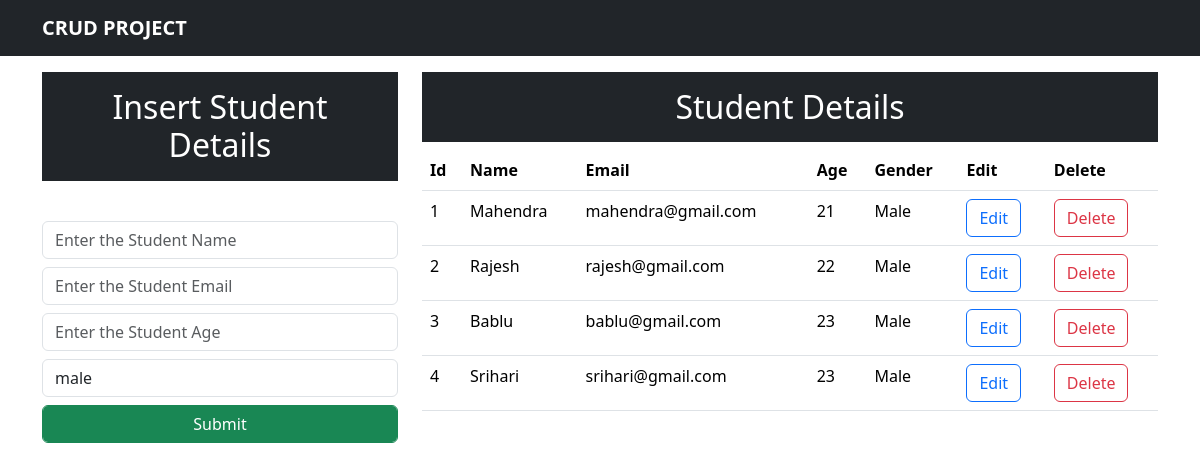
The page / on the database its author committed.
### apps/models.py (models this page shows, shortened)
class student(models.Model):
    name=models.CharField(max_length=50,blank=False)
    email=models.EmailField(max_length=50,blank=False)
    age=models.CharField(max_length=50,blank=False)
    gender=models.CharField(max_length=50,blank=False)

### apps/views.py (the view)
# urls.py: path('', views.index,name='index'),
def index(request):
    data=student.objects.all()
    context={'data':data}
    return render(request,'index.html',context)

### templates/index.html (shortened to what this page needs)
<!DOCTYPE html>
<html lang="en">
<head>
    <link href="https://cdn.jsdelivr.net/npm/bootstrap@5.3.2/dist/css/bootstrap.min.css" rel="stylesheet">
</head>
<body>
    <nav class="navbar navbar-expand-lg navbar-dark bg-dark">
        <div class='container'>
            <a class="navbar-brand" href="#"><b>CRUD PROJECT</b></a>
    </nav>
        <div class='container mt-3'>
            <div class='row'>
                <div class='col-md-4'>
                    <h2 class='bg-dark text-white text-center p-3'>Insert Student Details</h2>
                    <br>
                    <form action='/insert' method='post'>{% csrf_token %}
                            <input type="text" class='form-control mt-2' placeholder="Enter the Student Name"name='name' required>
                            <input type="text" class='form-control mt-2' placeholder="Enter the Student Email" name='email' required>
                            <input type="number" class='form-control mt-2' placeholder="Enter the Student Age"name='age' required>
                            <select class='form-control mt-2' name='gender' required>
                                <option value="Male">male</option>
                            </select>
                            <div>
                                <button class='btn btn-success form-control mt-2' type='submit'>Submit</button>
                            </div>
                    </form>
                </div>
                <div class='col-md-8'>
                    <h2 class='text-center text-white bg-dark p-3'> Student Details</h2>
                    <table class='table'>
                        <thead>
                            <tr>
                                <th>Id</th>
                                <th>Name</th>
                                <th>Email</th>
                                <th>Age</th>
                                <th>Gender</th>
                                <th>Edit</th>
                                <th>Delete</th>
                            </tr>
                        </thead>
                        <tbody>
                            {% for d in data  %}
                            <tr>
                                <td>{{forloop.counter}}</td>
                                <td>{{d.name}}</td>
                                <td>{{d.email}}</td>
                                <td>{{d.age}}</td>
                                <td>{{d.gender}}</td>
                                <td><a button href="/update/{{d.id}}" class='btn btn-outline-primary'>Edit</a></button></td>
                                <td><a button href="/delete/{{d.id}}" class='btn btn-outline-danger'>Delete</a></button></td>
                            </tr>
                            {% endfor %}
                        </tbody>
                    </table>
                </div>
            </div>
        </div>
</body>
</html>

### rows shown on the page
student: name "Mahendra", email "mahendra@gmail.com", age "21", gender "Male"
student: name "Rajesh", email "rajesh@gmail.com", age "22", gender "Male"
student: name "Bablu", email "bablu@gmail.com", age "23", gender "Male"
student: name "Srihari", email "srihari@gmail.com", age "23", gender "Male"
